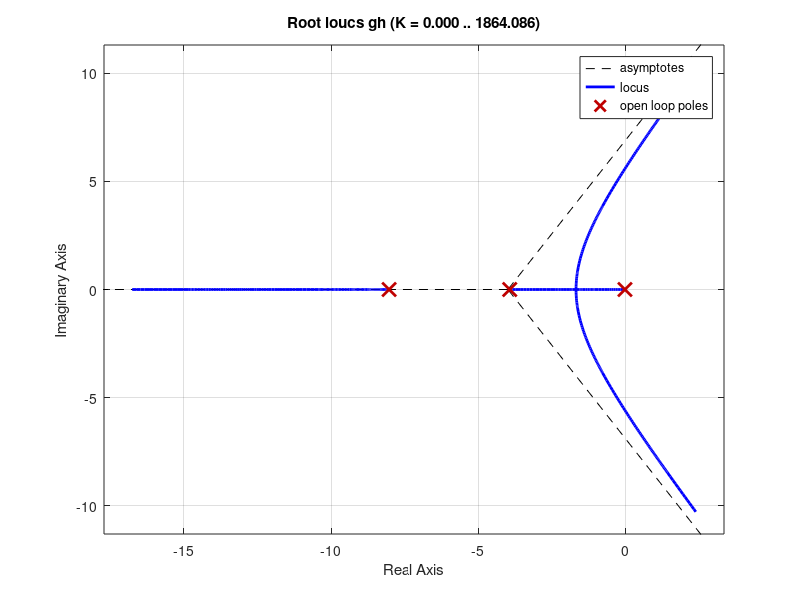

MATLAB code for this plot:
clc;
clear;
close all;
s=tf('s')
gs=1/(s*(s+4)*(s+8))
gh=feedback(gs,1)
rlocus(gh)

% Find Below Answers 
% gc=?
% g2=gs*gc
% rlocus(g2)

%%%%%%%%%%%%%%%%%%%%%%%%%%%%%%%%%%%%%%%%%%%%%%%%%%%%%%%%%%%%%%%%%%%%%%%%%%%%%%%%%%%%%%%%%%%%%%%%%%%%%%%%%%%%%%%%%%%%%%%%%%%%%%%%%%%%%%%%%%%%%%%%

% Set Calculator to Degree Mode

% Phase_Lead = 30 degrees
% zeta = 0.5
% wn = 4 rad/sec
% sd1 = -2 + 3.46j
% sd2 = -2 - 3.46j

% Mohammed Muneeb Ahmed
% mohammedmujeebahmed72@gmail.com
